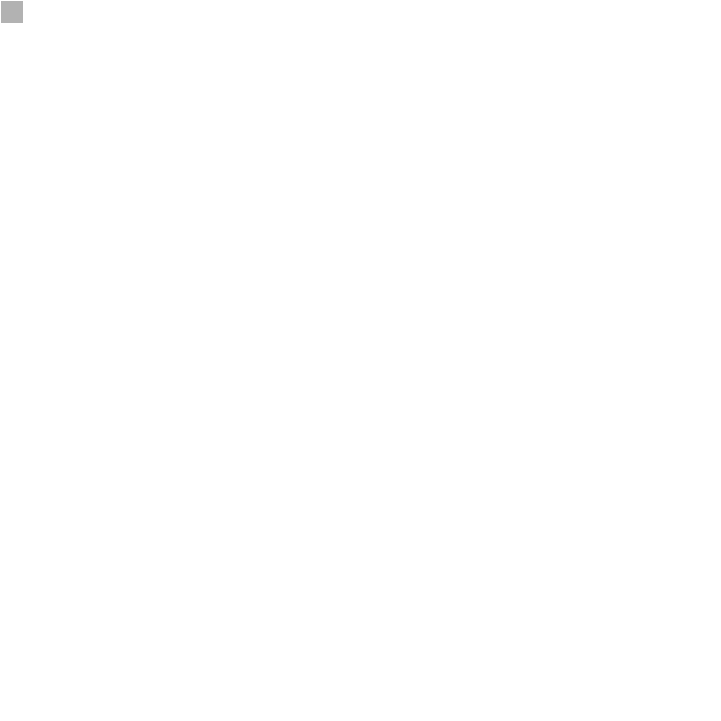
Frame 1 (no input)
Frame 60 (the mouse pressed at the canvas centre just before this capture): identical to frame 1, image omitted
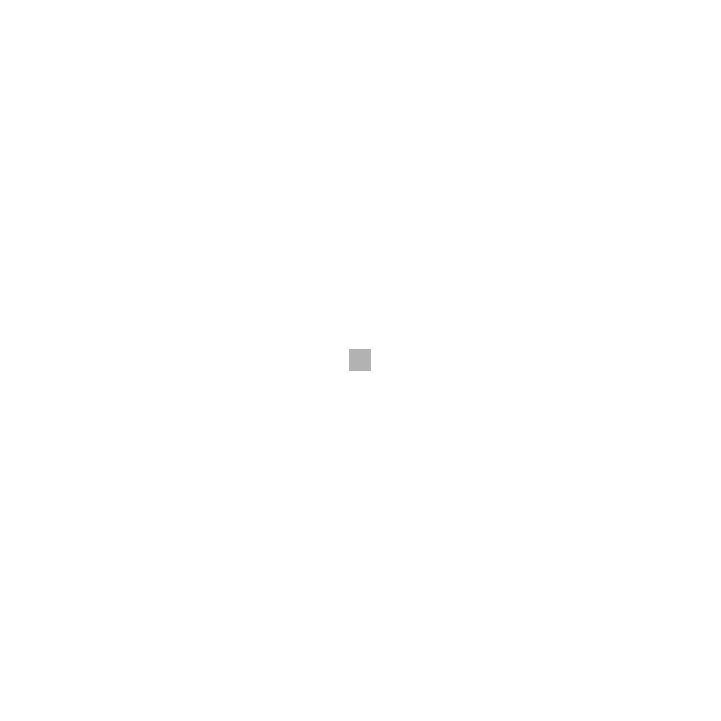
Frame 120 (the mouse held since frame 60 and released just before this capture)

The Processing sketch that drew these frames (run headless with seeded random() and noise(); from frame 60 on, the mouse is pressed at the canvas centre):

// Processing sketch: processing_34157
// ── processing_34157.pde

float [] xpos = new float[31];
float [] ypos = new float[31];

color[][] grays = new color[31][31];

color[][] colors = { {color(222,236,195), color(222,236,195), color(222,236,195), color(222,236,195), color(222,236,195), color(222,236,195), color(128,153,148),color(128,153,148), color(222,236,195), 
color(222,236,195), color(222,236,195), color(222,236,195), color(222,236,195), color(222,236,195), color(128,153,148), color(128,153,148), color(128,153,148), color(222,236,195), color(222,236,195), 
color(222,236,195), color(222,236,195), color(222,236,195), color(222,236,195), color(128,153,148), color(128,153,148), color(222,236,195), color(222,236,195), color(222,236,195), color(222,236,195), 
color(222,236,195), color(222,236,195)},//line 1

{color(222,236,195), color(244,240,203), color(244,240,203), color(244,240,203), color(244,240,203), color(222,236,195), color(244,240,203), color(244,240,203), color(222,236,195), color(244,240,203), color(244,240,203), color(244,240,203), color(244,240,203), color(222,236,195), 
color(244,240,203), color(244,240,203), color(244,240,203), color(222,236,195), color(244,240,203), color(244,240,203), color(244,240,203), color(244,240,203), color(222,236,195),  color(244,240,203), color(244,240,203), color(222,236,195), color(244,240,203), color(244,240,203), 
color(244,240,203), color(244,240,203), color(222,236,195)}, //line2

{color(222,236,195), color(244,240,203), color(244,240,203), color(128,153,148), color(128,153,148), color(222,236,195),  color(128,153,148), color(128,153,148), color(222,236,195), color(128,153,148), color(128,153,148), 
color(244,240,203), color(244,240,203), color(222,236,195), color(244,240,203), color(244,240,203), color(244,240,203), color(222,236,195), color(244,240,203), color(244,240,203),color(128,153,148), color(128,153,148),  color(222,236,195), color(128,153,148), 
color(128,153,148), color(222,236,195), color(128,153,148), color(128,153,148), color(244,240,203), color(244,240,203), color(222,236,195)}, //line3

{color(222,236,195), color(244,240,203), color(244,240,203), color(128,153,148), color(230,104,63), color(222,236,195), color(244,240,203), color(244,240,203), color(222,236,195), color(230,104,63), color(128,153,148), color(244,240,203), 
color(230,104,63), color(230,104,63), color(230,104,63), color(230,104,63), color(230,104,63), color(230,104,63), color(230,104,63), color(244,240,203), color(128,153,148), color(230,104,63), color(222,236,195), 
color(244,240,203), color(244,240,203),  color(222,236,195), color(230,104,63), color(128,153,148), color(244,240,203), color(244,240,203), color(222,236,195)}, //line 4

{color(222,236,195), color(222,236,195), color(222,236,195), color(128,153,148), color(222,236,195), color(222,236,195), color(244,240,203), color(244,240,203),  color(222,236,195), color(222,236,195), 
color(128,153,148), color(222,236,195), color(222,236,195), color(222,236,195), color(244,240,203), color(244,240,203), color(244,240,203), color(222,236,195), color(222,236,195), color(222,236,195),
color(128,153,148), color(222,236,195), color(222,236,195), color(244,240,203), color(244,240,203),  color(222,236,195), color(222,236,195), color(128,153,148), color(222,236,195),color(222,236,195), color(222,236,195)},//line5

{color(128,153,148), color(244,240,203), color(244,240,203), color(128,153,148), color(244,240,203), color(244,240,203), color(244,240,203), color(244,240,203), color(244,240,203), color(244,240,203), color(128,153,148), color(244,240,203), color(230,104,63), color(244,240,203), 
color(244,240,203), color(244,240,203), color(244,240,203), color(244,240,203), color(230,104,63), color(244,240,203), color(128,153,148),  color(244,240,203), color(244,240,203), color(244,240,203), color(244,240,203), color(244,240,203), color(244,240,203), color(128,153,148),
color(244,240,203), color(244,240,203), color(128,153,148)},//line 6

{color(222,236,195), color(222,236,195), color(222,236,195), color(128,153,148), color(222,236,195),  color(222,236,195),  color(244,240,203), color(244,240,203), color(222,236,195), color(222,236,195), color(128,153,148), 
color(222,236,195), color(230,104,63), color(222,236,195), color(244,240,203), color(244,240,203), color(244,240,203), color(222,236,195), color(230,104,63), color(222,236,195), color(128,153,148), color(222,236,195), 
color(222,236,195), color(244,240,203), color(244,240,203),color(222,236,195), color(222,236,195), color(128,153,148), color(222,236,195), color(222,236,195), color(222,236,195)},//line 7

{color(222,236,195), color(244,240,203), color(244,240,203), color(128,153,148), color(230,104,63), color(222,236,195), color(244,240,203), color(244,240,203), color(222,236,195), color(230,104,63),  color(128,153,148), color(244,240,203),
color(230,104,63), color(222,236,195), color(230,104,63), color(230,104,63), color(230,104,63), color(222,236,195), color(230,104,63), color(244,240,203),  color(128,153,148), color(230,104,63), color(222,236,195), 
color(244,240,203), color(244,240,203), color(222,236,195), color(230,104,63), color(128,153,148), color(244,240,203), color(244,240,203),  color(222,236,195)}, //line 8

{color(222,236,195), color(244,240,203), color(244,240,203), color(128,153,148), color(128,153,148), color(222,236,195), color(128,153,148), color(128,153,148), color(222,236,195), color(128,153,148), color(128,153,148),
 color(244,240,203), color(244,240,203), color(222,236,195), color(128,153,148),  color(244,240,203), color(128,153,148), color(222,236,195), color(244,240,203), color(244,240,203), color(128,153,148), color(128,153,148), color(222,236,195), 
 color(128,153,148), color(128,153,148),  color(222,236,195), color(128,153,148), color(128,153,148), color(244,240,203), color(244,240,203), color(222,236,195)}, //line 9
 
 {color(222,236,195), color(244,240,203), color(244,240,203), color(244,240,203), color(244,240,203), color(222,236,195), color(244,240,203), color(244,240,203), color(222,236,195), color(244,240,203), color(244,240,203), color(244,240,203), color(244,240,203), color(222,236,195),
 color(128,153,148), color(244,240,203), color(128,153,148), color(222,236,195), color(244,240,203), color(244,240,203), color(244,240,203), color(244,240,203), color(222,236,195), color(244,240,203), color(244,240,203), color(222,236,195),
 color(244,240,203), color(244,240,203), color(244,240,203), color(244,240,203), color(222,236,195)}, //line 10
 
 {color(222,236,195), color(222,236,195), color(222,236,195), color(222,236,195), color(222,236,195), color(222,236,195), color(244,240,203), color(244,240,203), color(222,236,195), color(222,236,195), color(222,236,195), 
 color(222,236,195), color(222,236,195), color(222,236,195), color(128,153,148), color(222,236,195), color(128,153,148), color(222,236,195), color(222,236,195), color(222,236,195), color(222,236,195), 
 color(222,236,195), color(222,236,195), color(244,240,203), color(244,240,203), color(222,236,195), color(222,236,195), color(222,236,195), color(222,236,195), color(222,236,195), color(222,236,195)}, //line11
 
 {color(222,236,195), color(244,240,203), color(244,240,203), color(244,240,203), color(244,240,203), color(222,236,195), color(244,240,203), color(244,240,203), color(222,236,195), color(244,240,203), color(244,240,203), color(244,240,203), color(244,240,203), color(222,236,195),
 color(128,153,148), color(244,240,203), color(128,153,148), color(222,236,195), color(244,240,203), color(244,240,203), color(244,240,203), color(244,240,203), color(222,236,195),  color(244,240,203), color(244,240,203), color(222,236,195), color(244,240,203), 
 color(244,240,203), color(244,240,203), color(244,240,203),color(222,236,195)}, //line 12
 
 {color(222,236,195), color(244,240,203), color(244,240,203), color(128,153,148),  color(128,153,148), color(222,236,195), color(128,153,148),  color(128,153,148), color(222,236,195), color(128,153,148),  color(128,153,148),
 color(244,240,203), color(244,240,203), color(222,236,195), color(128,153,148), color(244,240,203), color(128,153,148), color(222,236,195), color(244,240,203), color(244,240,203), color(128,153,148),  color(128,153,148), color(222,236,195),
 color(128,153,148),  color(128,153,148), color(222,236,195), color(128,153,148), color(128,153,148), color(244,240,203), color(244,240,203), color(222,236,195)}, //line 13
 
 {color(222,236,195), color(244,240,203), color(244,240,203), color(128,153,148), color(230,104,63), color(222,236,195), color(244,240,203), color(244,240,203), color(222,236,195), color(230,104,63), color(128,153,148), color(244,240,203),
 color(230,104,63), color(230,104,63), color(128,153,148), color(230,104,63), color(230,104,63), color(222,236,195), color(230,104,63), color(244,240,203), color(128,153,148), color(230,104,63), color(222,236,195),
 color(244,240,203), color(244,240,203), color(222,236,195), color(230,104,63), color(128,153,148), color(244,240,203), color(244,240,203), color(222,236,195)}, //line 14
 
 {color(222,236,195), color(222,236,195), color(222,236,195), color(128,153,148), color(222,236,195), color(222,236,195), color(244,240,203), color(244,240,203), color(222,236,195), color(222,236,195), color(128,153,148), 
  color(222,236,195), color(222,236,195), color(222,236,195), color(128,153,148), color(244,240,203), color(128,153,148), color(222,236,195), color(222,236,195), color(222,236,195), color(128,153,148),
  color(222,236,195), color(222,236,195), color(244,240,203), color(244,240,203), color(222,236,195), color(222,236,195), color(128,153,148), color(222,236,195), color(222,236,195), color(222,236,195)}, //line 15
  
{color(128,153,148), color(244,240,203), color(244,240,203), color(128,153,148), color(244,240,203), color(244,240,203),  color(244,240,203), color(244,240,203),  color(244,240,203), color(244,240,203), color(128,153,148), color(244,240,203), color(230,104,63), color(244,240,203),
 color(128,153,148), color(244,240,203), color(128,153,148), color(244,240,203), color(230,104,63), color(244,240,203), color(128,153,148), color(244,240,203), color(244,240,203),  color(244,240,203), color(244,240,203),  color(244,240,203), color(244,240,203),
 color(128,153,148), color(244,240,203), color(244,240,203), color(128,153,148)},//line 16
 
{color(222,236,195), color(222,236,195), color(222,236,195), color(128,153,148), color(222,236,195), color(222,236,195), color(244,240,203), color(244,240,203), color(222,236,195), color(222,236,195), color(128,153,148),
 color(222,236,195), color(230,104,63), color(222,236,195), color(128,153,148), color(244,240,203), color(128,153,148), color(222,236,195), color(230,104,63), color(222,236,195), color(128,153,148), color(222,236,195),
 color(222,236,195), color(244,240,203), color(244,240,203), color(222,236,195), color(222,236,195), color(128,153,148), color(222,236,195), color(222,236,195), color(222,236,195)}, //line 17
 
{color(222,236,195), color(244,240,203), color(244,240,203), color(128,153,148), color(230,104,63), color(222,236,195), color(244,240,203), color(244,240,203), color(222,236,195), color(230,104,63), color(128,153,148), color(244,240,203),
 color(230,104,63), color(222,236,195), color(230,104,63), color(230,104,63), color(128,153,148), color(230,104,63), color(230,104,63), color(244,240,203), color(128,153,148), color(230,104,63), color(222,236,195), 
 color(244,240,203), color(244,240,203), color(222,236,195), color(230,104,63),  color(128,153,148), color(244,240,203), color(244,240,203), color(222,236,195)},//line 18
 
{color(222,236,195), color(244,240,203), color(244,240,203), color(128,153,148), color(128,153,148), color(222,236,195), color(128,153,148), color(128,153,148), color(222,236,195), color(128,153,148), color(128,153,148), 
color(244,240,203), color(244,240,203), color(222,236,195), color(128,153,148), color(244,240,203), color(128,153,148), color(222,236,195), color(244,240,203), color(244,240,203), color(128,153,148), color(128,153,148), color(222,236,195),
color(128,153,148), color(128,153,148), color(222,236,195), color(128,153,148), color(128,153,148), color(244,240,203), color(244,240,203), color(222,236,195) },//line 1..19

{color(222,236,195), color(244,240,203), color(244,240,203), color(244,240,203), color(244,240,203), color(222,236,195), color(244,240,203), color(244,240,203), color(222,236,195), color(244,240,203), color(244,240,203), color(244,240,203), color(244,240,203), color(222,236,195), 
color(128,153,148), color(244,240,203), color(128,153,148), color(222,236,195), color(244,240,203), color(244,240,203), color(244,240,203), color(244,240,203), color(222,236,195), color(244,240,203), color(244,240,203), color(222,236,195), color(244,240,203), color(244,240,203), 
color(244,240,203), color(244,240,203), color(222,236,195)}, //line2...20

{color(222,236,195), color(222,236,195), color(222,236,195), color(222,236,195), color(222,236,195), color(222,236,195), color(244,240,203), color(244,240,203), color(222,236,195), color(222,236,195), color(222,236,195), color(222,236,195), 
color(222,236,195), color(222,236,195), color(128,153,148), color(222,236,195), color(128,153,148), color(222,236,195), color(222,236,195), color(222,236,195), color(222,236,195), color(222,236,195), color(222,236,195),
color(244,240,203), color(244,240,203), color(222,236,195), color(222,236,195), color(222,236,195), color(222,236,195), color(222,236,195), color(222,236,195) }, //line3....21

{color(222,236,195), color(244,240,203), color(244,240,203), color(244,240,203), color(244,240,203), color(222,236,195), color(244,240,203), color(244,240,203), color(222,236,195), color(244,240,203), color(244,240,203), color(244,240,203), color(244,240,203), 
color(222,236,195), color(128,153,148), color(244,240,203), color(128,153,148), color(222,236,195), color(244,240,203), color(244,240,203), color(244,240,203), color(244,240,203), color(222,236,195), color(244,240,203), color(244,240,203),
color(222,236,195),  color(244,240,203), color(244,240,203), color(244,240,203), color(244,240,203), color(222,236,195)}, //22---

{color(222,236,195), color(244,240,203), color(244,240,203), color(128,153,148), color(128,153,148), color(222,236,195), color(128,153,148), color(128,153,148), color(222,236,195),  color(128,153,148), color(128,153,148),
color(244,240,203), color(244,240,203), color(222,236,195), color(128,153,148), color(244,240,203), color(128,153,148), color(222,236,195), color(244,240,203),  color(244,240,203), color(128,153,148), color(128,153,148), 
color(222,236,195),  color(128,153,148),  color(128,153,148), color(222,236,195), color(128,153,148),  color(128,153,148), color(244,240,203), color(244,240,203),color(222,236,195)},

{color(222,236,195), color(244,240,203), color(244,240,203), color(128,153,148), color(230,104,63), color(222,236,195), color(244,240,203), color(244,240,203), color(222,236,195), color(230,104,63), color(128,153,148), color(244,240,203), color(230,104,63), 
color(230,104,63), color(230,104,63), color(230,104,63), color(230,104,63), color(230,104,63), color(230,104,63), color(244,240,203), color(128,153,148), color(230,104,63), color(222,236,195), color(244,240,203), color(244,240,203),
color(222,236,195), color(230,104,63), color(128,153,148), color(244,240,203), color(244,240,203), color(222,236,195)}, // 23?.....problem

{color(222,236,195), color(222,236,195), color(222,236,195), color(128,153,148), color(222,236,195), color(222,236,195), color(244,240,203), color(244,240,203), color(222,236,195), color(222,236,195),
color(128,153,148), color(222,236,195), color(222,236,195), color(222,236,195), color(244,240,203), color(244,240,203), color(244,240,203), color(222,236,195), color(222,236,195), color(222,236,195),
color(128,153,148), color(222,236,195), color(222,236,195), color(244,240,203), color(244,240,203), color(222,236,195), color(222,236,195), color(128,153,148), color(222,236,195), color(222,236,195), color(222,236,195)},//---

{color(128,153,148), color(244,240,203), color(244,240,203), color(128,153,148), color(244,240,203), color(244,240,203), color(244,240,203), color(244,240,203), color(244,240,203), color(244,240,203), color(128,153,148), color(244,240,203),
color(230,104,63), color(244,240,203), color(244,240,203), color(244,240,203), color(244,240,203), color(244,240,203),  color(230,104,63), color(244,240,203),  color(128,153,148), color(244,240,203), color(244,240,203),
color(244,240,203), color(244,240,203), color(244,240,203), color(244,240,203), color(128,153,148), color(244,240,203), color(244,240,203), color(128,153,148)},

{color(222,236,195), color(222,236,195), color(222,236,195),  color(128,153,148), color(222,236,195), color(222,236,195), color(244,240,203), color(244,240,203), color(222,236,195), color(222,236,195), color(128,153,148), color(222,236,195), color(230,104,63), 
color(222,236,195), color(244,240,203), color(244,240,203), color(244,240,203), color(222,236,195), color(230,104,63), color(222,236,195), color(128,153,148), color(222,236,195), color(222,236,195), color(244,240,203), color(244,240,203), color(222,236,195), color(222,236,195), 
color(128,153,148), color(222,236,195), color(222,236,195), color(222,236,195) }, 

{color(222,236,195), color(244,240,203), color(244,240,203), color(128,153,148), color(230,104,63), color(222,236,195), color(244,240,203), color(244,240,203), color(222,236,195), color(230,104,63), color(128,153,148), color(244,240,203), color(230,104,63), 
color(222,236,195), color(230,104,63), color(230,104,63), color(230,104,63), color(222,236,195), color(230,104,63), color(244,240,203), color(128,153,148), color(230,104,63), color(222,236,195), color(244,240,203), color(244,240,203),
color(222,236,195), color(230,104,63), color(128,153,148), color(244,240,203), color(244,240,203), color(222,236,195)},

{color(222,236,195), color(244,240,203), color(244,240,203), color(128,153,148), color(128,153,148), color(222,236,195), color(128,153,148), color(128,153,148), color(222,236,195), color(128,153,148), color(128,153,148), color(244,240,203), color(244,240,203), color(222,236,195),
color(244,240,203), color(244,240,203), color(244,240,203), color(222,236,195),  color(244,240,203), color(244,240,203), color(128,153,148), color(128,153,148), color(222,236,195), color(128,153,148), color(128,153,148), color(222,236,195), color(128,153,148), color(128,153,148),
color(244,240,203), color(244,240,203), color(222,236,195)},

{color(222,236,195), color(244,240,203), color(244,240,203), color(244,240,203), color(244,240,203), color(222,236,195), color(244,240,203), color(244,240,203), color(222,236,195), color(244,240,203), color(244,240,203), color(244,240,203), color(244,240,203),  color(222,236,195), color(244,240,203), 
color(244,240,203), color(244,240,203), color(222,236,195), color(244,240,203), color(244,240,203), color(244,240,203), color(244,240,203),  color(222,236,195), color(244,240,203), color(244,240,203), color(222,236,195), color(244,240,203), color(244,240,203), color(244,240,203), color(244,240,203), color(222,236,195)},

{color(222,236,195), color(222,236,195), color(222,236,195), color(222,236,195), color(222,236,195), color(222,236,195), color(128,153,148), color(128,153,148), color(222,236,195), color(222,236,195), color(222,236,195), color(222,236,195), 
color(222,236,195), color(222,236,195), color(128,153,148), color(128,153,148), color(128,153,148), color(222,236,195), color(222,236,195), color(222,236,195), color(222,236,195), color(222,236,195), color(222,236,195), color(128,153,148), 
color(128,153,148), color(222,236,195), color(222,236,195), color(222,236,195), color(222,236,195), color(222,236,195), color(222,236,195)}
};
//multidimensional arrays

void setup(){
  size(721,721);
  stroke(255);
    for (int i=0; i<xpos.length; i++){
      xpos[i]=i*width/31;
    }
    for (int i=0; i< ypos.length; i++){
      ypos[i]=i*height/31;
    }
  for(int i=0; i<31; i++){
    for(int j=0; j<31; j++){
      grays[i][j] = color(255);
    }
  }

    
}
void draw(){
  
  for(int i=0; i<31; i++){
    for(int j=0; j<31; j++){
      if(mouseX >= xpos[j] && mouseX <= xpos[j] + width/31 && mouseY >= ypos[i] && mouseY <= ypos[i]+height/31){
        fill(178.5);      
//        if(mousePressed){
//          grays[i][j] = colors[i][j];
//        }
      } else {
        fill(grays[i][j]);
      }

      rect(xpos[j], ypos[i], width/31, height/31);
    }
  }
}

void mouseDragged(){
   for(int i=0; i<31; i++){
    for(int j=0; j<31; j++){
      if(mouseX >= xpos[j] && mouseX <= xpos[j] + width/31 && mouseY >= ypos[i] && mouseY <= ypos[i]+height/31){
        fill(colors[i][j]);
        grays[i][j] = colors[i][j];

      } else {
        fill(grays[i][j]);
      }      
      rect(xpos[j], ypos[i], width/31, height/31);
    }
  }
}

void keyPressed(){
  if(key=='a'){
    for(int i=0; i<31; i++){
      for(int j=0; j<31; j++){
        grays[i][j] = color(255);
      }
    }    
  }else if(key=='b'){
    for(int i=0; i<31; i++){
      for(int j=0; j<31; j++){
        if(grays[i][j] != color(255)){
          grays[i][j] = color(0);
        }
      }
    }
  }
}
